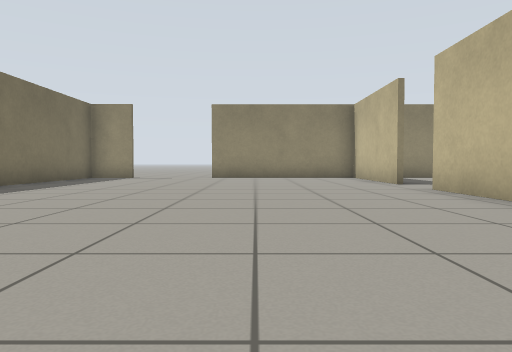
[1] (above)

24 first-person views from a walk through a robot-simulator world made for Gazebo. The camera is 0.5 m above the floor, tilts 2° down and sees 70° across. Floor lines are 1 m apart. The floor is counted in squares, 1 m on a side. Each view is taken from the middle of a square. On the plan, view 1 faces up. The plan holds only what a view shows up to about 9 squares ahead; the rest is blank.

[2]
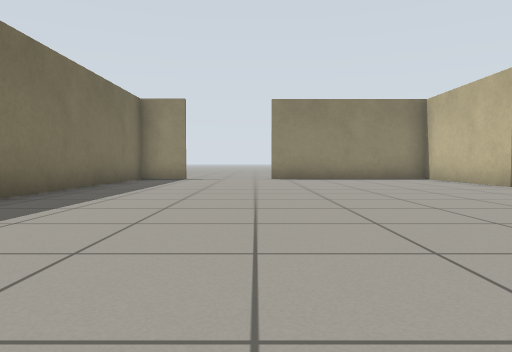

[3]
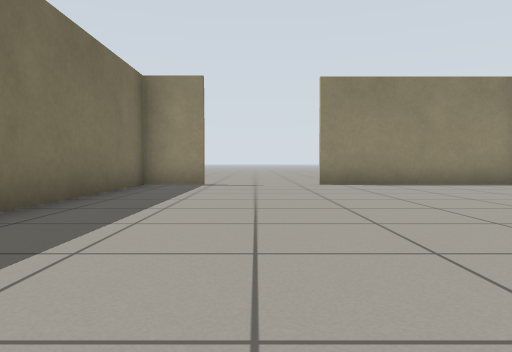

[4]
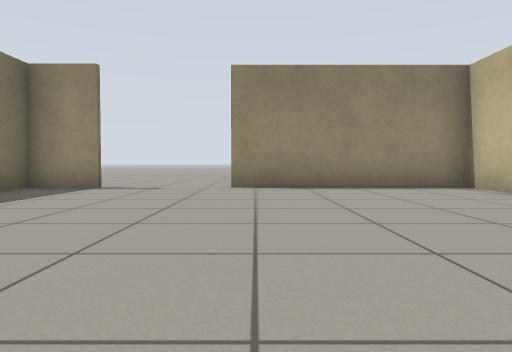

[5]
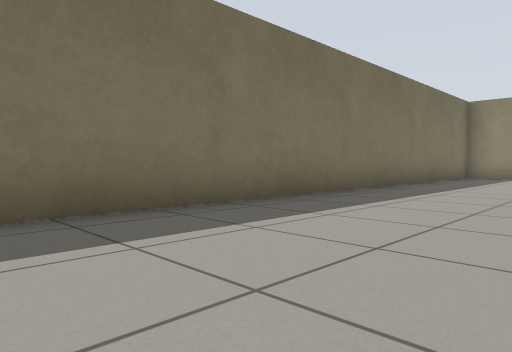

[6]
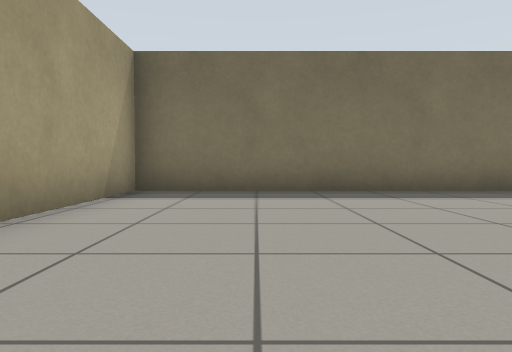

[7]
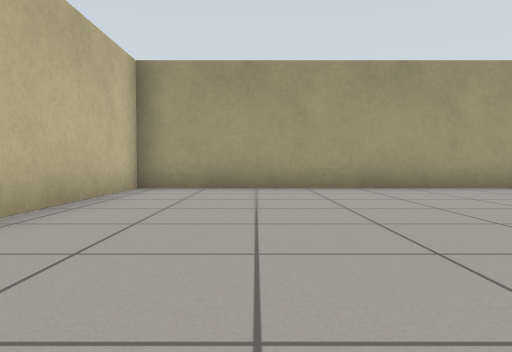

[8]
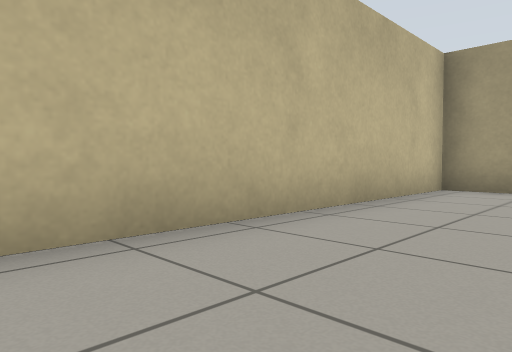

[9]
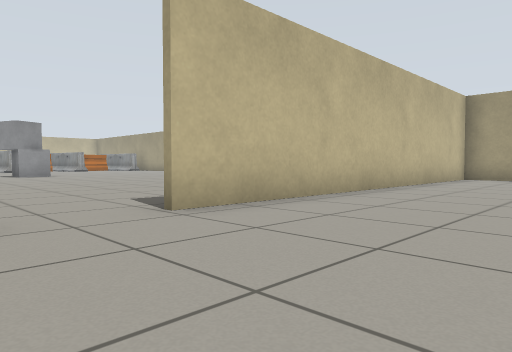

[10]
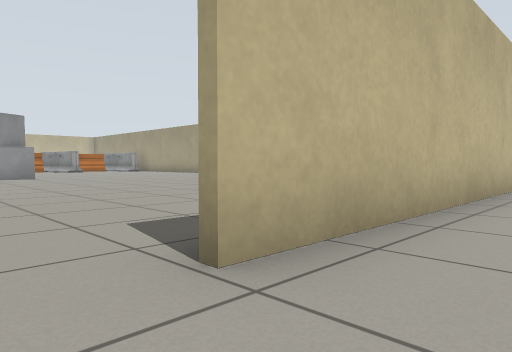

[11]
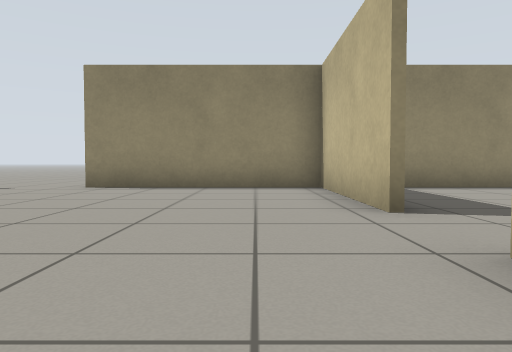

[12]
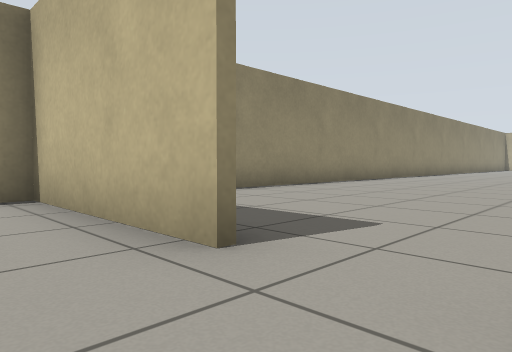

[13]
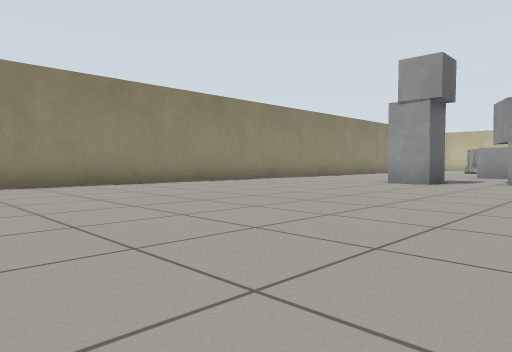

[14]
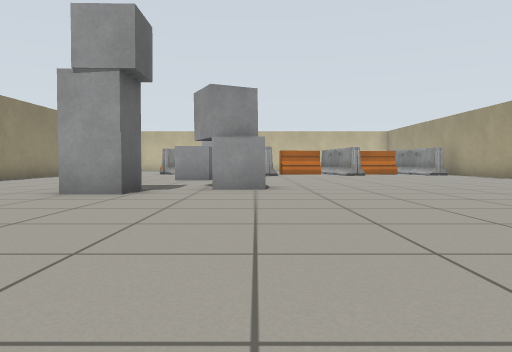

[15]
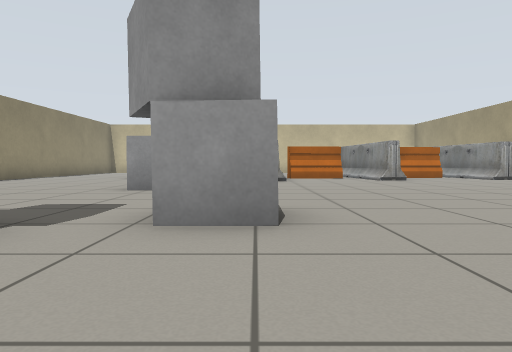

[16]
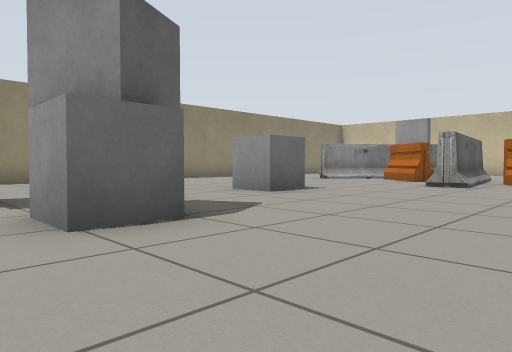

[17]
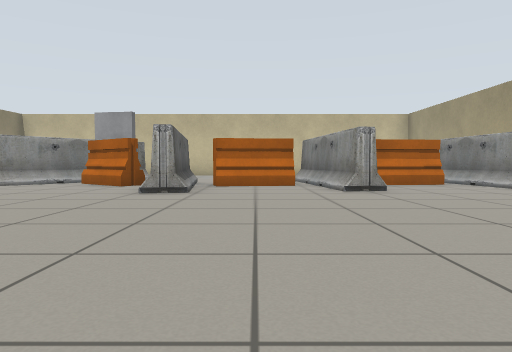

[18]
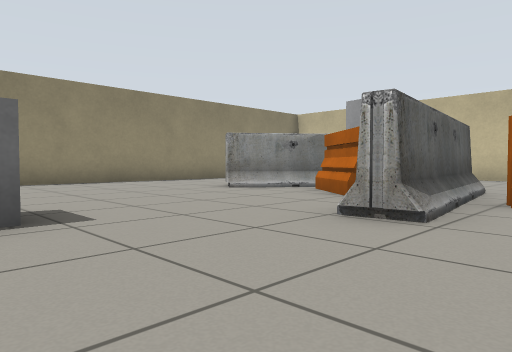

[19]
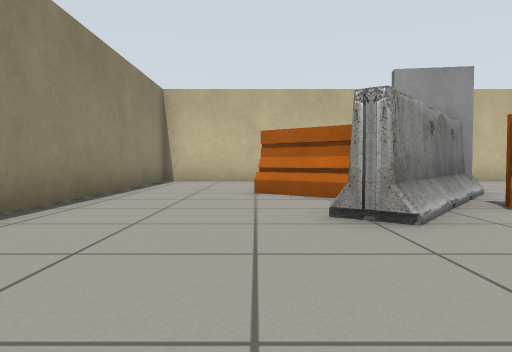

[20]
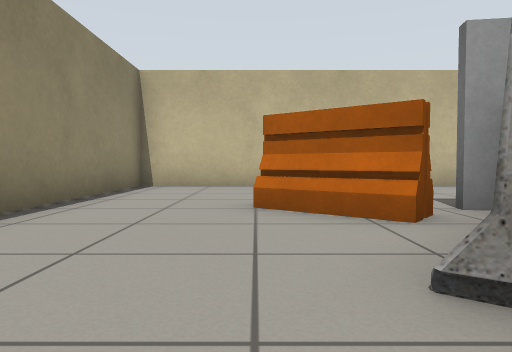

[21]
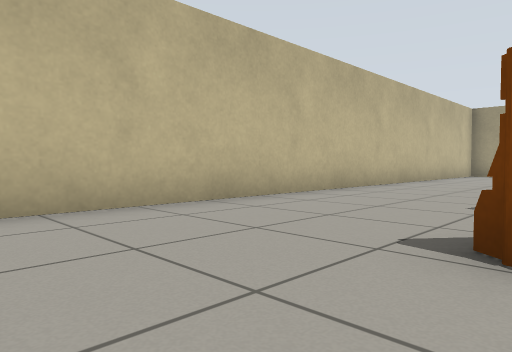

[22]
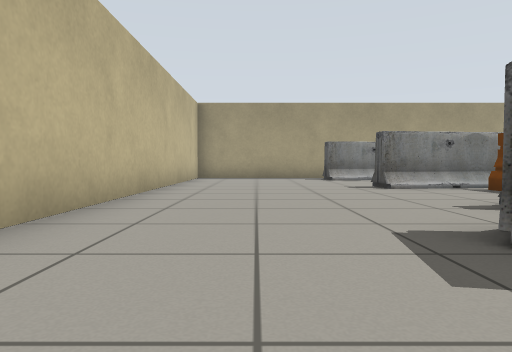

[23]
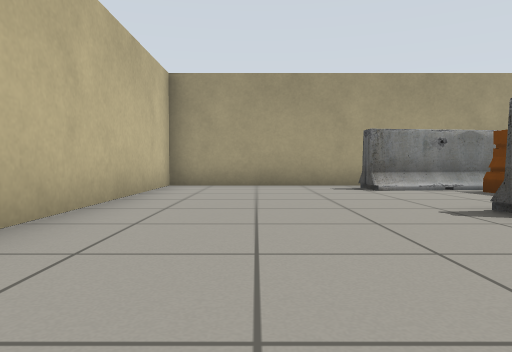

[24]
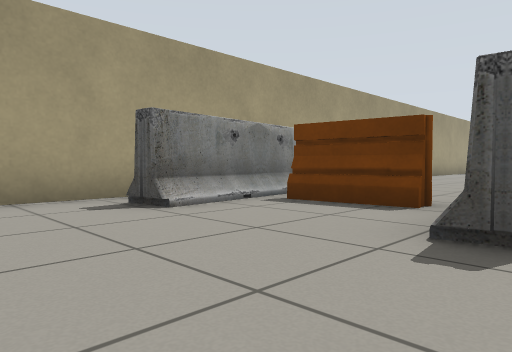

### Floor plan
Key: @ floor where view 1 was taken; # wall or solid block; . floor; B grey box; A barrier; L door leaf.
Columns run from 6 left of view 1 to 31 right of it. Each row starts with its distance up from view 1.
 14   ...
 13   ...###########      #    ##  #######
 12 ##.......# ......     .    ..........#
 11 #........#........    ..  ...........#
 10 #........#.........  ... ........A...#
  9 #........#....................AAAA...#
  8 #...................BB.........AAL...#
  7 #...................B....B.....AAL...#
  6 #........#...........BB.......AA.....#
  5 #........# ..........BB.....AAAAA....#
  4 #........# ..................AA......#
  3 #........#     ...............A......#
  2 #........#        ............A.A....#
  1 #........#         ..........AAAA....#
  0 #.....@..#           ... ......A.....#
 -1 #........#            ..  .....A.....#
 -2 #........#                   AAAAA...#
 -3 ##########                 ###########

Where each view was taken, in squares from view 1:
view 1: 0 up, 0 right, facing up
view 2: 1 up, 2 left, facing up
view 3: 4 up, 3 left, facing up
view 4: 5 up, 1 left, facing up
view 5: 1 down, 2 left, facing up-left
view 6: 1 down, 1 right, facing left
view 7: 4 up, 1 right, facing down
view 8: 4 up, 1 right, facing down-right
view 9: 9 up, 0 right, facing down-right
view 10: 8 up, 2 right, facing down-right
view 11: 5 up, 2 right, facing up
view 12: 7 up, 2 right, facing up-right
view 13: 4 up, 5 right, facing up-right
view 14: 5 up, 8 right, facing right
view 15: 5 up, 12 right, facing right
view 16: 2 up, 14 right, facing up-right
view 17: 3 up, 16 right, facing right
view 18: 3 up, 19 right, facing up-right
view 19: 10 up, 21 right, facing right
view 20: 10 up, 23 right, facing right
view 21: 12 up, 27 right, facing down-right
view 22: 9 up, 29 right, facing down
view 23: 5 up, 29 right, facing down
view 24: 2 up, 29 right, facing down-left
